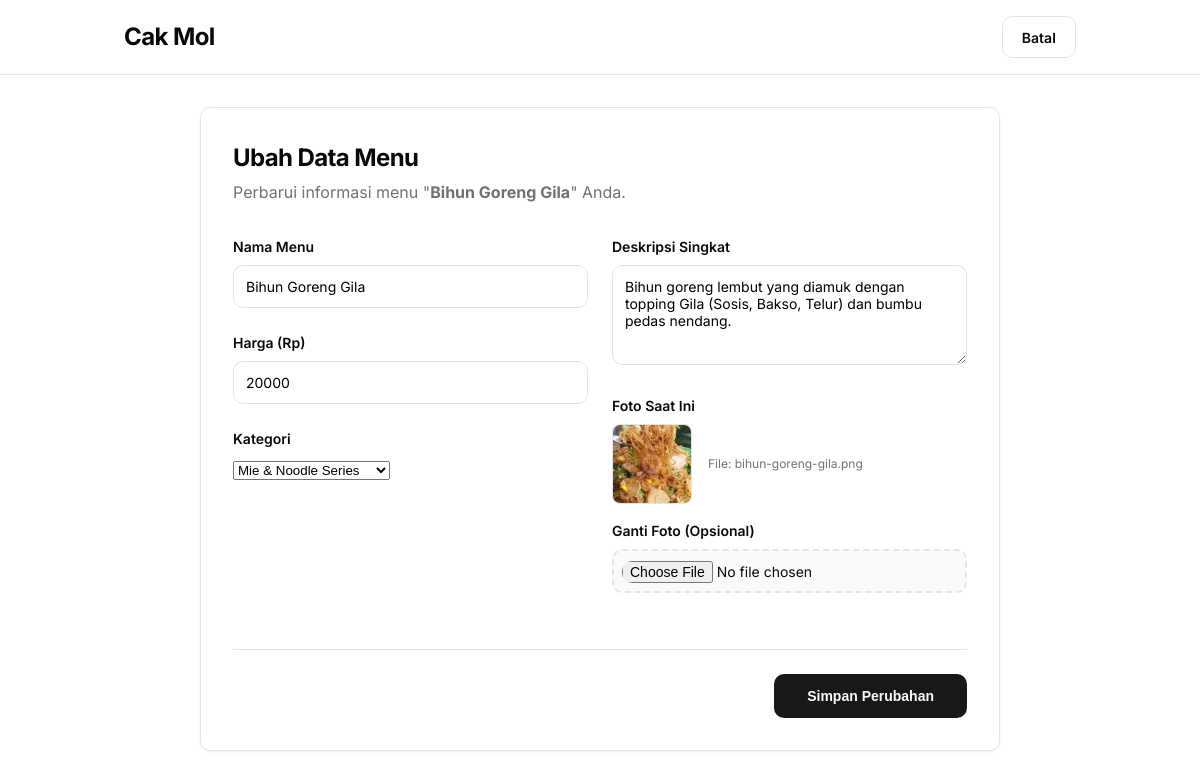
Screenshot of /admin/edit.php?id=11 (signed in) with the database file from the repository.
### tables this page shows
CREATE TABLE `menu` (
  `id_menu` int(11) NOT NULL,
  `nama_menu` varchar(100) NOT NULL,
  `harga` int(11) NOT NULL,
  `deskripsi` text DEFAULT NULL,
  `kategori` varchar(50) NOT NULL,
  `gambar` varchar(255) DEFAULT NULL,
  `badge` varchar(50) DEFAULT NULL,
  `badge_color` varchar(50) DEFAULT NULL
);

### admin/fungsi.php (called while the page is built, shortened)
<?php
$koneksi = mysqli_connect("localhost", "root", "", "nasgorcakmoldb");
function query($query) {
    global $koneksi;
    $result = mysqli_query($koneksi, $query);
    $rows = [];
    while ($row = mysqli_fetch_assoc($result)) {
        $rows[] = $row;
    }
    return $rows;
}
?>

### admin/edit.php (the view, shortened to what this page needs)
<?php
require 'fungsi.php';
$id = $_GET["id"];
$makanan = query("SELECT * FROM menu WHERE id_menu = $id")[0];
?>
<!DOCTYPE html>
<html lang="id">
<head>
    <link rel="stylesheet" href="../css/style-admin.css">
</head>
<body>
    <nav class="admin-navbar">
        <div class="container nav-content">
            <h1 class="title-medium">Cak Mol</h1>
            <a href="index.php" class="btn btn-outline btn-sm">Batal</a>
        </div>
    </nav>
    <div class="container spacer-y">
        <div class="card-admin form-card-container">
            <div class="form-header">
                <h2 class="title-medium form-title-margin">Ubah Data Menu</h2>
                <p class="text-muted">
                    Perbarui informasi menu "<strong><?= $makanan['nama_menu'];  ?></strong>" Anda.
                </p>
            </div>
            <form action="" method="post" enctype="multipart/form-data">
                <div class="form-grid">
                    <div>
                        <div class="form-group">
                            <label for="nama_menu">Nama Menu</label>
                            <input type="text" name="nama_menu" id="nama_menu" required value="<?= $makanan['nama_menu']; ?>">
                        </div>
                        <div class="form-group">
                            <label for="harga_jual">Harga (Rp)</label>
                            <input type="number" name="harga_jual" id="harga_jual" required value="<?= $makanan['harga']; ?>">
                        </div>
                        <div class="form-group">
                            <label for="bahan_utama">Kategori</label>
                            <select name="bahan_utama" id="bahan_utama" required>
                                <option value="Mie & Noodle Series" <?= $makanan['kategori'] == 'Mie & Noodle Series' ? 'selected' : ''; ?>>Mie & Noodle Series</option>
                            </select>
                        </div>
                    </div>
                    <div>
                        <div class="form-group">
                            <label for="deskripsi">Deskripsi Singkat</label>
                            <textarea name="deskripsi" id="deskripsi" required><?= $makanan['deskripsi']; ?></textarea>
                        </div>
                        <div class="form-group">
                            <label>Foto Saat Ini</label>
                            <div class="preview-img-wrapper">
                                <img src="../img/<?= $makanan['gambar']; ?>" class="admin-img-thumb preview-img-lg">
                                <p class="text-muted preview-filename">File: <?= $makanan['gambar']; ?></p>
                            </div>
                            <label for="foto_menu">Ganti Foto (Opsional)</label>
                            <div class="upload-box-compact">
                                <input type="file" name="foto_menu" id="foto_menu" class="upload-input">
                            </div>
                        </div>
                    </div>
                </div>
                <div class="form-footer">
                    <button type="submit" name="submit" class="btn btn-primary btn-submit-wide">
                        Simpan Perubahan
                    </button>
                </div>
            </form>
        </div>
    </div>
</body>
</html>

### css/style-admin.css (style rules this page uses)
:root { --font-sans: 'Inter', sans-serif; --font-heading: 'Oswald', sans-serif; --background: #ffffff; --foreground: #09090b; --card: #ffffff; --card-foreground: #09090b; --popover: #ffffff; --popover-foreground: #09090b; --primary: #18181b; --primary-foreground: #fafafa; --secondary: #f4f4f5; --secondary-foreground: #18181b; --muted: #f4f4f5; --muted-foreground: #71717a; --accent: #f4f4f5; --accent-foreground: #18181b; --destructive: #ef4444; --destructive-foreground: #fafafa; --border: #e4e4e7; --input: #e4e4e7; --ring: #18181b; --radius: 0.625rem; }
* { box-sizing: border-box; margin: 0; padding: 0; }
body { background-color: var(--background); color: var(--foreground); font-family: var(--font-sans); line-height: 1.5; -webkit-font-smoothing: antialiased; }
.container { width: 100%; max-width: 1000px; margin: 0 auto; padding: 0 1.5rem; }
.admin-navbar { border-bottom: 1px solid var(--border); background-color: rgba(255, 255, 255, 0.95); backdrop-filter: blur(8px); position: sticky; top: 0; z-index: 50; padding: 1rem 0; }
.nav-content { display: flex; justify-content: space-between; align-items: center; }
.card-admin { background: var(--card); border: 1px solid var(--border); border-radius: var(--radius); padding: 2rem; box-shadow: 0 1px 3px rgba(0,0,0,0.05); }
.btn { display: inline-flex; align-items: center; justify-content: center; gap: 0.5rem; border-radius: var(--radius); font-size: 0.875rem; font-weight: 600; transition: all 0.2s; cursor: pointer; border: 1px solid transparent; padding: 0.6rem 1.2rem; text-decoration: none; white-space: nowrap; }
.btn-primary { background-color: var(--primary); color: var(--primary-foreground); }
.btn-outline { border: 1px solid var(--border); background: transparent; color: var(--foreground); }
.form-group { margin-bottom: 1.5rem; }
label { display: block; font-size: 0.875rem; font-weight: 600; margin-bottom: 0.5rem; color: var(--foreground); }
input, textarea { width: 100%; padding: 0.75rem; border-radius: var(--radius); border: 1px solid var(--input); font-family: var(--font-sans); font-size: 0.875rem; outline: none; transition: border-color 0.2s; }
textarea { resize: vertical; min-height: 100px; }
.admin-img-thumb { width: 60px; height: 60px; border-radius: 8px; object-fit: cover; border: 1px solid var(--border); }
.title-medium { font-size: 1.5rem; font-weight: 700; letter-spacing: -0.025em; }
.text-muted { color: var(--muted-foreground); }
.spacer-y { margin-top: 2rem; margin-bottom: 2rem; }
.form-card-container { max-width: 800px; margin: 0 auto; }
.form-header { margin-bottom: 2rem; }
.form-title-margin { margin-bottom: 0.25rem; }
.form-grid { display: grid; grid-template-columns: repeat(auto-fit, minmax(300px, 1fr)); gap: 1.5rem; }
.upload-input { border: none; padding: 0; }
.form-footer { margin-top: 2rem; padding-top: 1.5rem; border-top: 1px solid var(--border); display: flex; justify-content: flex-end; }
.btn-submit-wide { height: 2.75rem; padding: 0 2rem; }
.preview-img-wrapper { display: flex; align-items: center; gap: 1rem; margin-bottom: 1rem; }
.preview-img-lg { width: 80px; height: 80px; }
.preview-filename { font-size: 0.75rem; }
.upload-box-compact { border: 2px dashed var(--border); padding: 0.5rem; border-radius: var(--radius); background: #fafafa; }

### rows the page displays
menu: nama_menu "Bihun Goreng Gila", harga_jual "20000", bahan_utama "Mie & Noodle Series", deskripsi "Bihun goreng lembut yang diamuk dengan topping Gila (Sosis, Bakso, Telur) dan bumbu pedas nendang.", gambar (picture), gambar "bihun-goreng-gila.png"
